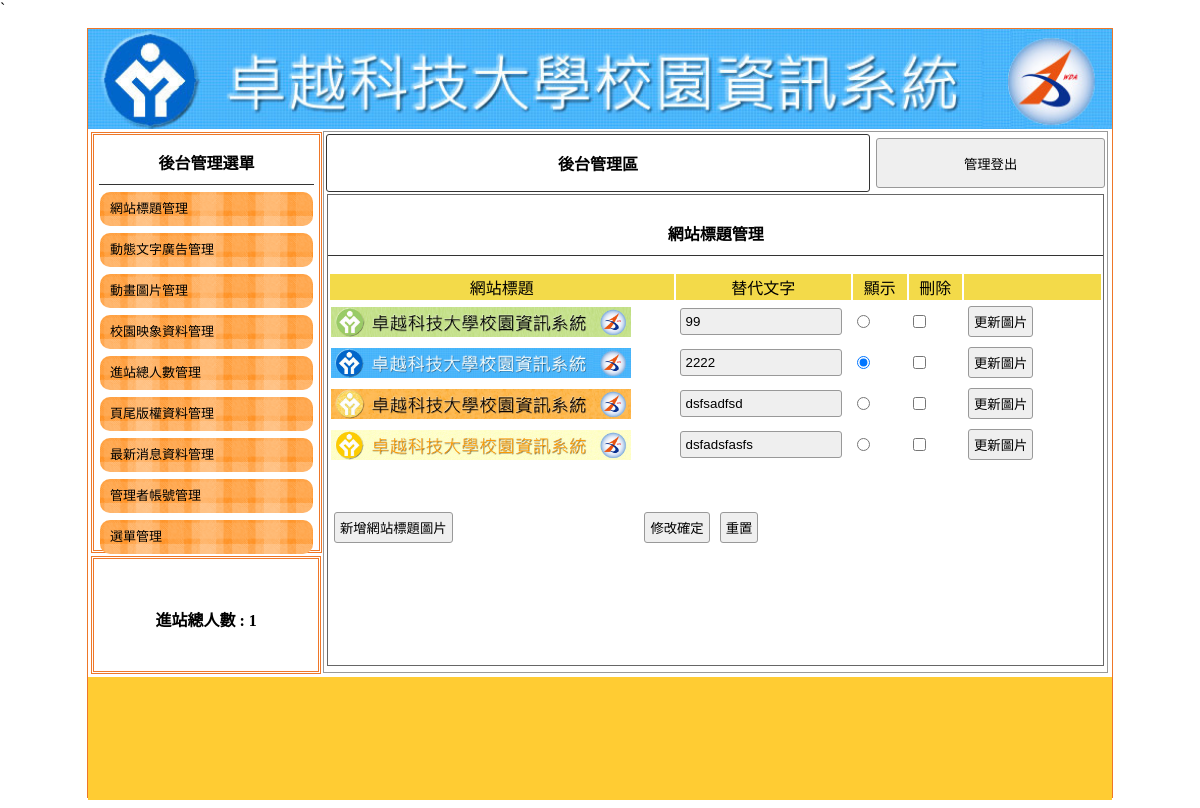
The page /0teacher/admin.php on the database as committed earlier.
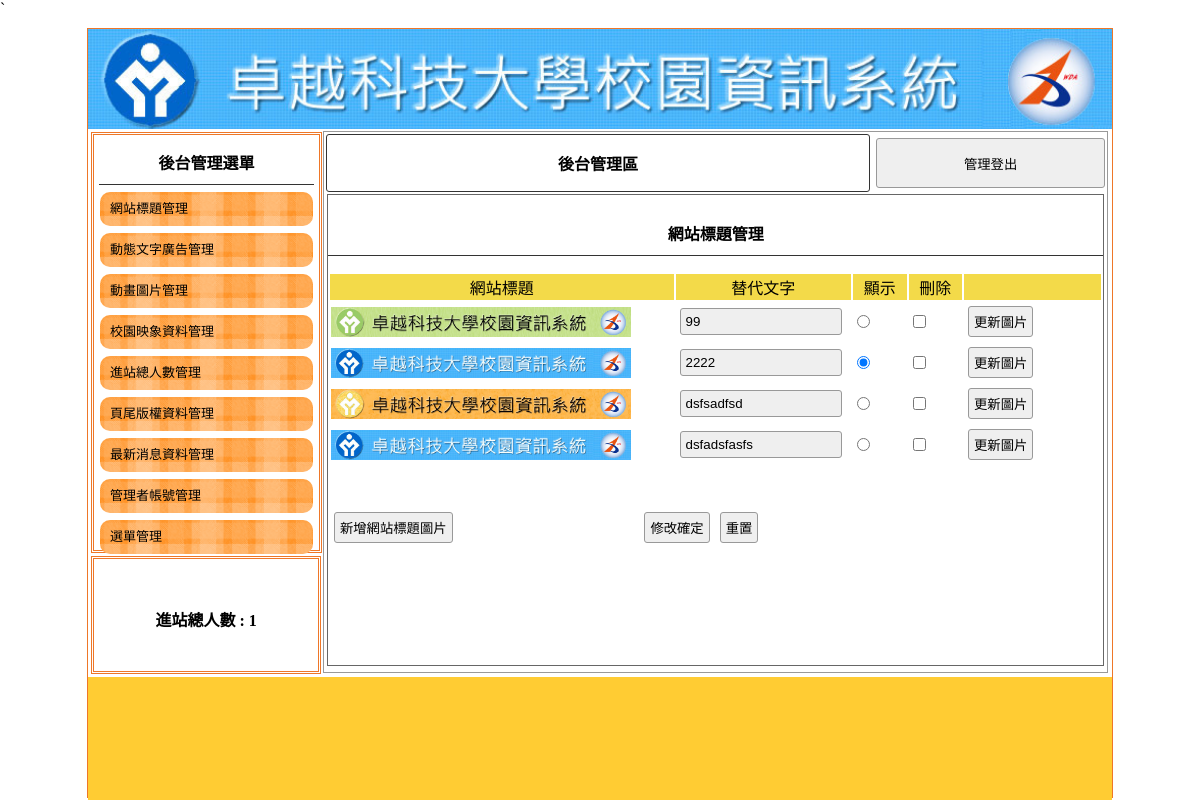
The same page on the database as committed later.
### tables this page shows
CREATE TABLE `titles` (
  `id` int(10) UNSIGNED NOT NULL,
  `img` text NOT NULL,
  `text` text NOT NULL,
  `sh` int(1) UNSIGNED NOT NULL DEFAULT 0
);

### 0teacher/api/db.php (called while the page is built, shortened)
<?php
class DB{
    protected $dsn="mysql:host=localhost;charset=utf8;dbname=db10";
    protected $pdo;
    protected $table;
    function __construct($table){
        $this->table=$table;
        $this->pdo=new PDO($this->dsn,'root','');
    }
    function all(...$arg){
        $sql="SELECT * FROM $this->table ";
        return $this->fetchAll($sql);
    }
    function find($id){
        $sql="SELECT * FROM $this->table ";
        if(is_array($id)){
            $where=$this->a2s($id);
            $sql=$sql . " WHERE ". join(" && ",$where);
        }else{
            $sql .= " WHERE `id`='$id' ";
        }
        return $this->fetchOne($sql);
    }
    function a2s($array){
        $tmp=[];
        foreach($array as $key => $value){
            $tmp[]="`$key`='$value'";
        }
        return $tmp;
    }
    protected function fetchOne($sql){
        return $this->pdo->query($sql)->fetch(PDO::FETCH_ASSOC);
    }
    protected function fetchAll($sql){
        return $this->pdo->query($sql)->fetchAll(PDO::FETCH_ASSOC);
    }
}
$Title=new DB('titles');

### 0teacher/backend/title.php (the view, shortened to what this page needs)
<div class="di"
    style="height:540px; border:#999 1px solid; width:76.5%; margin:2px 0px 0px 0px; float:left; position:relative; left:20px;">
    <table width="100%">
        <tbody>
            <tr>
                <td style="width:70%;font-weight:800; border:#333 1px solid; border-radius:3px;" class="cent"><a
                        href="?do=admin" style="color:#000; text-decoration:none;">後台管理區</a></td>
                <td><button onclick="document.cookie=&#39;user=&#39;;location.replace(&#39;?&#39;)"
                        style="width:99%; margin-right:2px; height:50px;">管理登出</button></td>
            </tr>
        </tbody>
    </table>
    <div style="width:99%; height:87%; margin:auto; overflow:auto; border:#666 1px solid;">
        <p class="t cent botli">網站標題管理</p>
        <form method="post" action="./api/edit.php">
            <table width="100%">
                <tbody>
                    <tr class="yel">
                        <td width="45%">網站標題</td>
                        <td width="23%">替代文字</td>
                        <td width="7%">顯示</td>
                        <td width="7%">刪除</td>
                        <td></td>
                    </tr>
                    <?php
                    $rows=$Title->all();
                    foreach($rows as $row){
                    ?>
                    <tr>
                        <td>
                            <img src="./upload/<?=$row['img'];?>" style="width:300px;height:30px;">
                        </td>
                        <td>
                            <input type="text" name="text[]" value="<?=$row['text'];?>">
                        </td>
                        <td>
                            <input type="radio" name="sh" value="<?=$row['id'];?>" <?=($row['sh']==1)?'checked':'';?>>
                        </td>
                        <td>
                            <input type="checkbox" name="del[]" value="<?=$row['id'];?>">
                        </td>
                        <td>
                            <input type="button"
                                onclick="op('#cover','#cvr','./modal/upload_<?=$do;?>.php?id=<?=$row['id'];?>&table=<?=$do;?>')"
                                  value="更新圖片">
                        </td>
                    </tr>
                    <?php
                    }
                    ?>
                </tbody>
            </table>
            <table style="margin-top:40px; width:70%;">
                <tbody>
                    <tr>
                        <td width="200px">
                            <input type="button"
                                onclick="op(&#39;#cover&#39;,&#39;#cvr&#39;,&#39;./modal/<?=$do;?>.php?table=<?=$do;?>&#39;)"
                                value="新增網站標題圖片"></td>
                        <td class="cent">
                            <input type="submit" value="修改確定">
                            <input type="reset" value="重置">
                        </td>
                    </tr>
                </tbody>
            </table>
        </form>
    </div>
</div>

Rows that differ between the two databases and show on the page:
changed titles "dsfadsfasfs": img: a different picture
